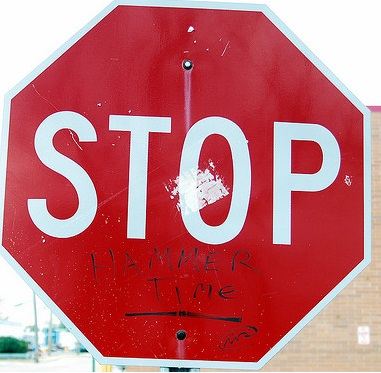
#> input picture ocr/raw_imgs/stop2.jpg, 381 x 373 px
$ python ocr.py
#> lines starting #> are read from the running program, lines starting #| are printed output that depends on the picture; after the words box and inside, x2 and y2 are one past the last pixel; in counts of white or black regions, pixels touching at a corner belong together
import pytesseract
from PIL import Image
import cv2
import numpy as np

# Referenced from: https://github.com/h/pytesseract

# TODO:
# tilt_stop.png (side way stop)
# road_sign.png (speed 70)
# stop2.jpg (stop sign)

# img_path = "sign_dataset/train/4.jpg"
img_path = "raw_imgs/stop2.jpg"
# img_path = "road_sign_4.png"
img_color = cv2.imread(img_path)
#> img_color is the input picture: shape (373, 381, 3); mean B, G, R 114.5, 108.2, 194.2
img = cv2.cvtColor(img_color, cv2.COLOR_BGR2GRAY)
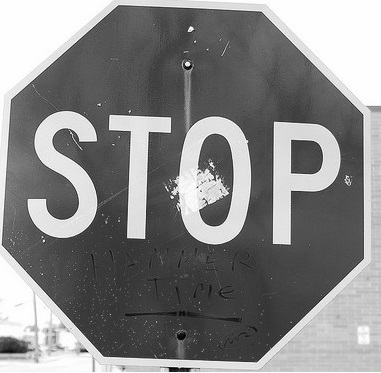
#> img: shape (373, 381); min 2, max 255, mean 134.6
img = cv2.resize(img, None, fx=2, fy=2)
#> img: shape (746, 762)

# Otsu Tresholding to find best threshold value
_, binary_image = cv2.threshold(img, 0, 255, cv2.THRESH_OTSU)
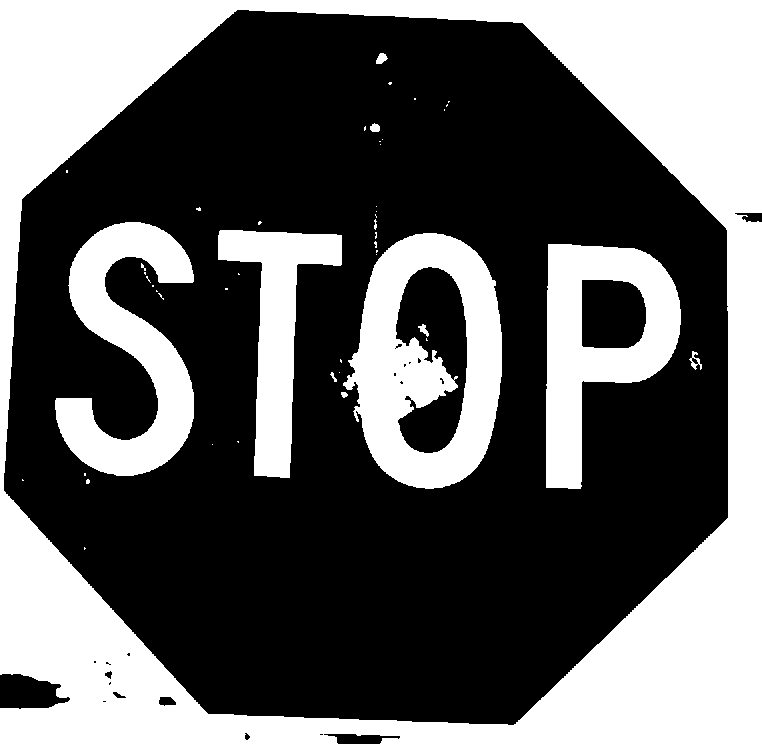
#> binary_image: shape (746, 762); 38.3% white; 48 white regions (36 under 20 px), largest, box (x1, y1, x2, y2) and area: (0, 0, 762, 746) 149167, (343, 233, 502, 489) 22886, (55, 222, 194, 476) 16918

##########################################################
# Invert the image if the text is white and background is black
##########################################################
count_white = np.sum(binary_image > 0)
#> count_white = 217521
count_black = np.sum(binary_image == 0)
#> count_black = 350931
if count_black > count_white:
    binary_image = 255 - binary_image

binary_image = cv2.GaussianBlur(binary_image, (3, 3), 0)
kernel = np.ones((3, 3), np.uint8)
binary_image = cv2.erode(binary_image, kernel, iterations=1)
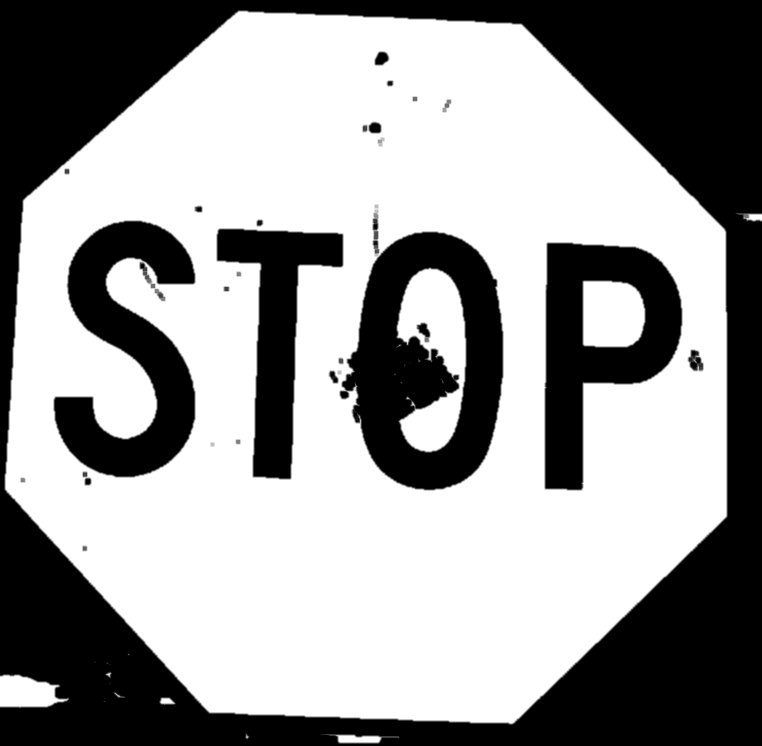
#> binary_image: shape (746, 762); min 0, max 255, mean 153.4
binary_image = cv2.dilate(binary_image, kernel, iterations=1)
cv2.imwrite("processed_imgs/bin_img.png", binary_image)

##########################################################
# Crop the word "STOP" from the stop sign
##########################################################

edges = cv2.Canny(binary_image, 50, 150)
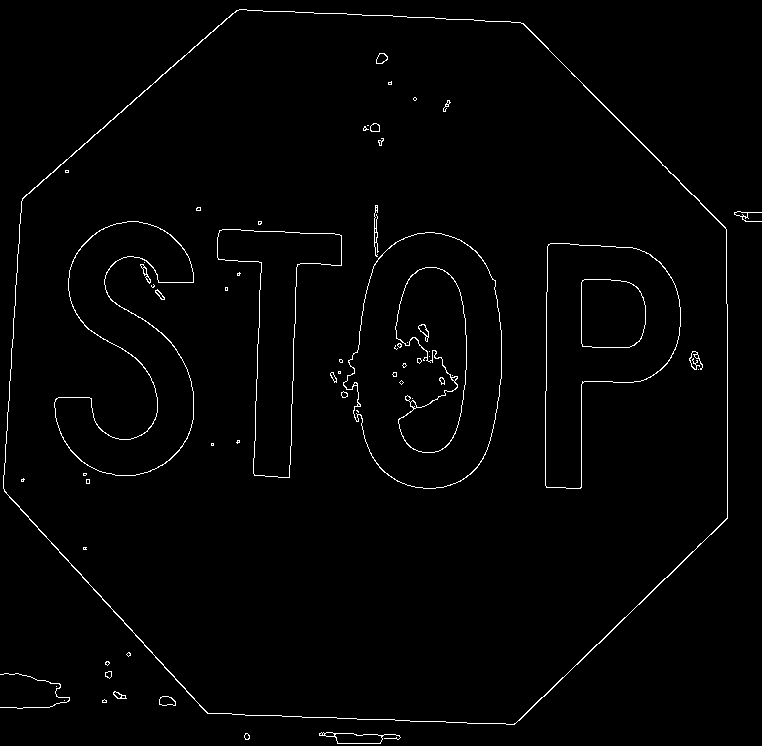
#> edges: shape (746, 762); 1.4% white in thin lines or dots
contours, _ = cv2.findContours(edges, cv2.RETR_EXTERNAL, cv2.CHAIN_APPROX_SIMPLE)
#> contours = 13 contours, 6 with area under 20; largest, box (x1, y1, x2, y2) and area: (3, 9, 728, 725) 416890, (319, 732, 401, 744) 470, (159, 696, 176, 706) 117, (734, 211, 762, 222) 55, (113, 691, 127, 699) 51, (105, 671, 112, 679) 32, (244, 733, 250, 740) 24
height, width = binary_image.shape[:2]
#> height = 746; width = 762
center = (width // 2, height // 2)
#> center = (381, 373)

##########################################################
# Loop through each contour and draw a bounding box
##########################################################
image_with_boxes = img.copy()
breakpoint()

# for contour in contours:
#     # rect = cv2.minAreaRect(contour)
#     # box = cv2.boxPoints(rect)
#     # box = np.int0(box)
#     # x1, y1 = box[0]
#     # x2, y2 = box[2]
#     # cv2.rectangle(image_with_boxes, (x1, y1), (x2, y2), (0, 255, 0), 2)
#     rect = cv2.minAreaRect(contour)

#     # Get the box points of the rectangle
#     box = cv2.boxPoints(rect)
#     box = np.int0(box)  # Convert to integer coordinates

#     # Draw the rectangle
#     cv2.drawContours(image_with_boxes, [box], 0, (0, 255, 0), 2)  # Green rectangle

    # x, y, w, h = cv2.boundingRect(contour)
    # cv2.rectangle(image_with_boxes, (x, y), (x + w, y + h), (0, 255, 0), 2)  # Green color, thickness = 2

# cv2.drawContours(image_with_boxes, contours, -1, (0, 255, 0), 2)
# cv2.imwrite("processed_imgs/bbox.png", image_with_boxes)

##########################################################
#### Extract polygon from image ####
##########################################################

largest_contour = max(contours, key=cv2.contourArea)
#> largest_contour = contour of 224 points, box (x1, y1, x2, y2) (3, 9, 728, 725), area 416890
contour_mask = np.zeros_like(img, dtype=np.uint8)
cv2.drawContours(contour_mask, [largest_contour], -1, (255, 255, 255), thickness=cv2.FILLED)
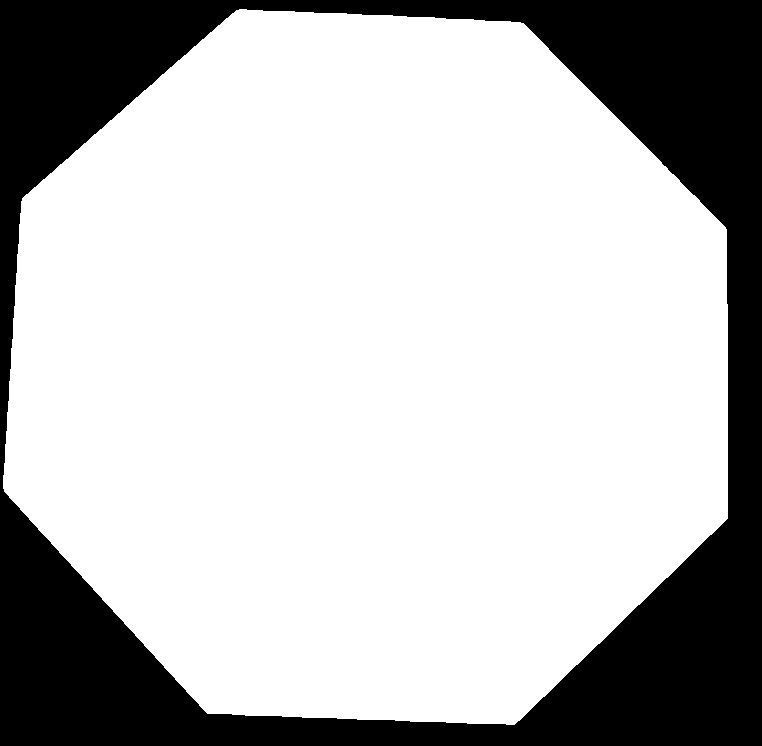
#> contour_mask: shape (746, 762); 73.5% white; 1 black region, box (x1, y1, x2, y2) and area: (0, 0, 762, 746) 150544
extracted_contour_region = cv2.bitwise_and(img, contour_mask)
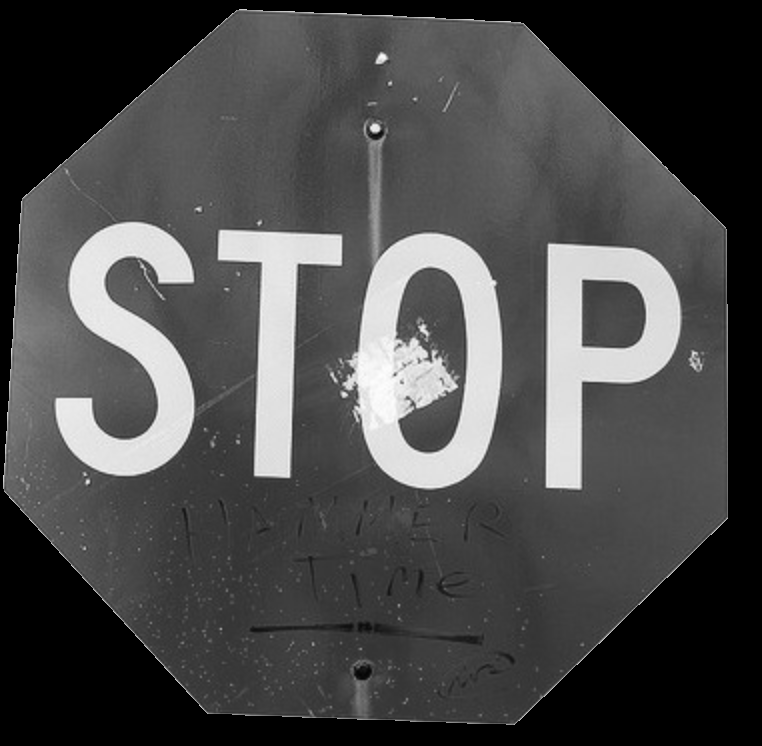
#> extracted_contour_region: shape (746, 762); min 0, max 253, mean 74.3
cv2.imwrite("processed_imgs/polygon_mask.png", extracted_contour_region)
breakpoint()

kernel = cv2.getStructuringElement(cv2.MORPH_RECT, (3, 3))
cleaned = cv2.morphologyEx(extracted_contour_region, cv2.MORPH_CLOSE, kernel)
cleaned = cv2.morphologyEx(cleaned, cv2.MORPH_OPEN, kernel)

low_threshold = 50
high_threshold = 150
edges = cv2.Canny(cleaned, low_threshold, high_threshold)
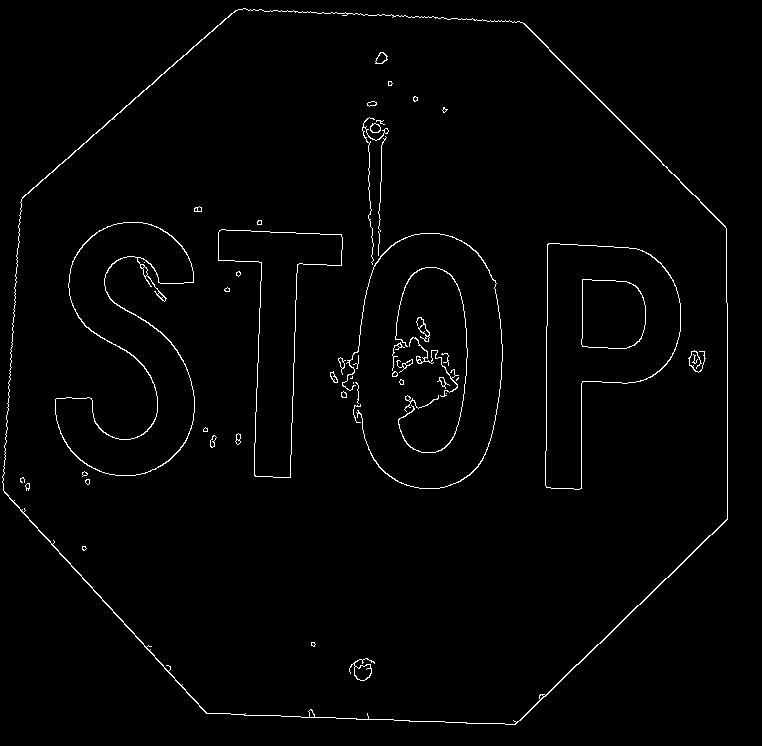
#> edges: shape (746, 762); 1.5% white in thin lines or dots
cv2.imwrite("processed_imgs/edges.png", edges)


##########################################################
#### Obtain set of 4 bbox to indicate the word "STOP" ####
##########################################################
# Filter contours by height similarity
height_tolerance = 10  # Adjust this tolerance for what counts as "similar" height
similar_height_contours = []

# Get bounding boxes for all contours and filter based on height
for contour in contours:
    x, y, w, h = cv2.boundingRect(contour)
    if h >= 20:  # Filter out very small contours if necessary
        similar_height_contours.append((x, y, w, h))
#> this loop made 13 passes
#> (x, y, w, h) on passes 1 to 12: (244, 733, 6, 7), (319, 732, 82, 12), (64, 700, 1, 1), (102, 699, 5, 4), (159, 696, 17, 10), (113, 691, 14, 8), (56, 686, 1, 1), (0, 673, 70, 36), (105, 671, 7, 8), (105, 661, 5, 5), (126, 652, 5, 5), (734, 211, 28, 11)
#> after the loop, similar_height_contours = [(0, 673, 70, 36), (3, 9, 725, 716)]

# Sort contours by their vertical position (y-coordinate)
similar_height_contours.sort(key=lambda c: c[1])

# Group contours into rows based on similar y-coordinate ranges
rows = []
row = []
prev_y = -1
for (x, y, w, h) in similar_height_contours:
    if prev_y == -1 or abs(y - prev_y) < height_tolerance:  # Same row
        row.append((x, y, w, h))
    else:  # New row
        rows.append(row)
        row = [(x, y, w, h)]  # Start new row
    prev_y = y
#> this loop made 2 passes
#> (x, y, w, h, prev_y) on passes 1 to 2: (3, 9, 725, 716, 9), (0, 673, 70, 36, 673)
#> after the loop, rows = [[(3, 9, 725, 716)]]

# Add the last row
if row:
    rows.append(row)

# Find a row with 4 contours
for row in rows:
    if len(row) >= 4:  # Look for rows with at least 4 contours
        # Sort the row by x-coordinate to get the left-to-right order
        row.sort(key=lambda c: c[0])

        # Get the bounding box for the group of 4 contours
        x_min = min([c[0] for c in row[:4]])
        y_min = min([c[1] for c in row[:4]])
        x_max = max([c[0] + c[2] for c in row[:4]])
        y_max = max([c[1] + c[3] for c in row[:4]])

        # Crop the image based on the bounding box
        cropped_image = binary_image[y_min:y_max, x_min:x_max]

        # Display the cropped image
        cv2.imwrite('processed_imgs/cropped.png', cropped_image)
#> this loop made 2 passes


##########################################################
# Perform erosion to smooth the image
try:
    kernel = cv2.getStructuringElement(cv2.MORPH_RECT, (5, 5))
#> kernel = [[1, 1, 1, 1, 1], [1, 1, 1, 1, 1], [1, 1, 1, 1, 1], [1, 1, 1, 1, 1], [1, 1, 1, 1, 1]]
    eroded = cv2.erode(cropped_image, kernel, iterations=1)
    cv2.imwrite('processed_imgs/eroded.png', eroded)
except:
#> (the run stopped early here; a loop or call above may not have finished)

$ run again, with ocr/raw_imgs/road_sign.png saved as ocr/raw_imgs/stop2.jpg
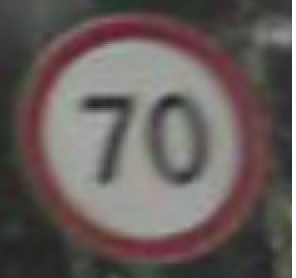
#> input picture ocr/raw_imgs/road_sign.png, 148 x 139 px (shown 2 times larger)
#> img_color is the input picture: shape (139, 148, 3); mean B, G, R 91.4, 93.7, 103.1
#> `_, binary_image = cv2.threshold(img, 0, 255, cv2.THRESH_OTSU)`:
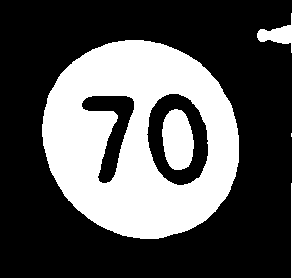
#> binary_image: shape (278, 296); 33.9% white; 3 white regions, box (x1, y1, x2, y2) and area: (42, 40, 239, 239) 24685, (257, 0, 296, 278) 1714, (162, 109, 194, 170) 1533
#> count_white = 27932
#> count_black = 54356
#> contours = 2 contours, 1 with area under 20; largest, box (x1, y1, x2, y2) and area: (41, 39, 239, 239) 30776
#> largest_contour = contour of 290 points, box (x1, y1, x2, y2) (41, 39, 239, 239), area 30776
#> contour_mask: shape (278, 296); 37.7% white; 1 white region, box (x1, y1, x2, y2) and area: (41, 39, 239, 239) 31060
#> `edges = cv2.Canny(cleaned, low_threshold, high_threshold)`:
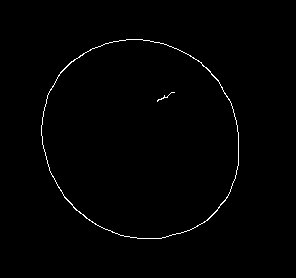
#> edges: shape (278, 296); 0.82% white in thin lines or dots, all inside (x1, y1, x2, y2) = (41, 39, 239, 239)
#> the loop `for contour in contours:` made 2 passes
#> (x, y, w, h) on passes 1 to 2: (41, 39, 198, 200), (256, 0, 36, 278)
#> after the loop `for contour in contours:`: similar_height_contours = [(41, 39, 198, 200), (256, 0, 36, 278)]
#> the loop `for (x, y, w, h) in similar_height_contours:` made 2 passes
#> (x, y, w, h, prev_y) on passes 1 to 2: (256, 0, 36, 278, 0), (41, 39, 198, 200, 39)
#> after the loop `for (x, y, w, h) in similar_height_contours:`: rows = [[(256, 0, 36, 278)]]
#> the loop `for row in rows:` made 2 passes
#> kernel = [[1, 1, 1, 1, 1], [1, 1, 1, 1, 1], [1, 1, 1, 1, 1], [1, 1, 1, 1, 1], [1, 1, 1, 1, 1]]
